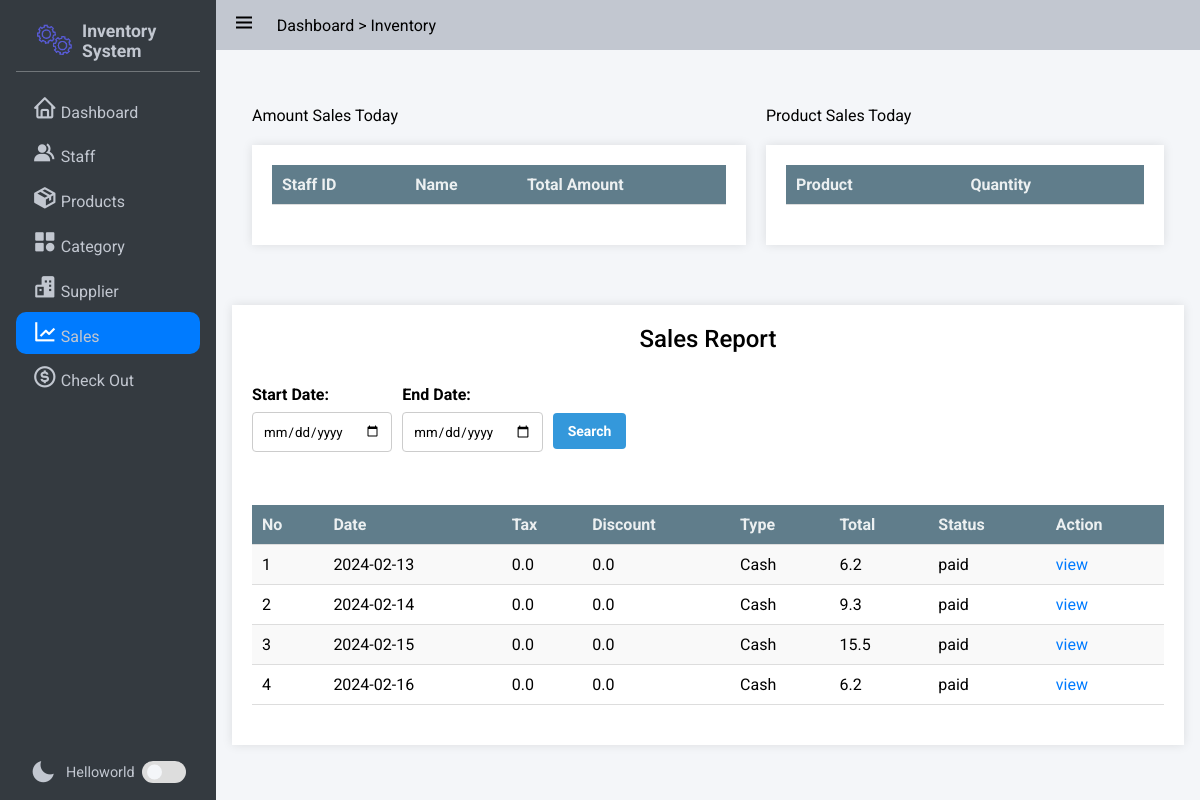
Before: /sales/ with the older database file.
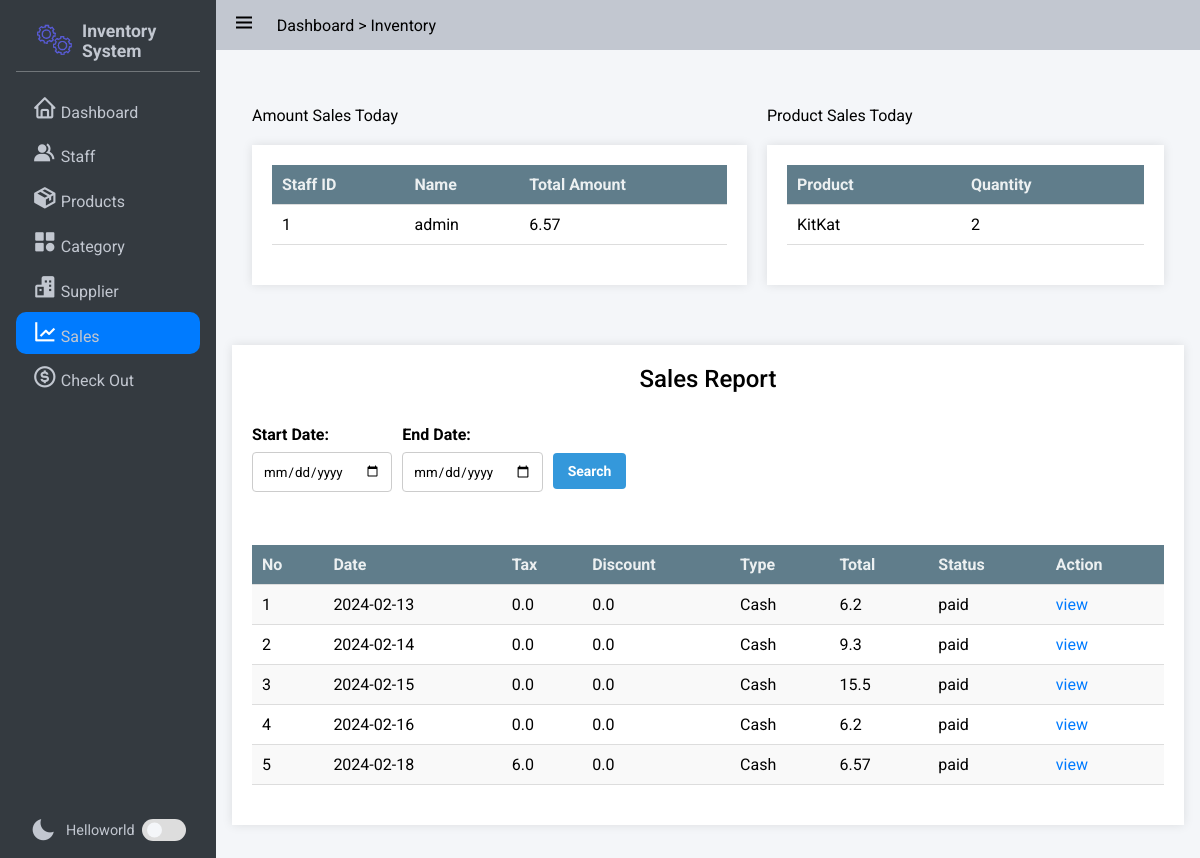
After: the same page with the newer database file.
### app/models/sale.py (models this page shows, shortened)
class Sale(db.Model):
    id = db.Column(db.Integer, primary_key=True)
    Staff_id = db.Column(db.String, db.ForeignKey('staff.id'), nullable=False)
    Date = db.Column(db.Date, nullable=False)
    Tax = db.Column(db.Float, nullable=True)
    Discount = db.Column(db.Float, nullable=True)
    Type_Payment = db.Column(db.String, nullable=True) # EG: Cash, E-Wallet, Other
    No_Refer = db.Column(db.String, nullable=True) # EG: duitnow id
    Total = db.Column(db.Float, nullable=False)
    Status =  db.Column(db.String, nullable=False) # E.g: Paid, Daft
    Sale_items = db.relationship('Sale_Item',backref='sale',lazy=True)  # Improved loading

### app/models/staff.py (models this page shows, shortened)
class Staff(db.Model):
    __tablename__ = "staff"
    id = db.Column(db.Integer, primary_key=True)
    Name = db.Column(db.String, unique=True, nullable=False)
    Email = db.Column(db.String, nullable=False)
    Password = db.Column(db.String, nullable=False)
    Role = db.Column(db.String, nullable=False)

### app/models/product.py (models this page shows, shortened)
class Product(db.Model):
    id = db.Column(db.Integer, nullable=False, primary_key=True)
    BarCode = db.Column(db.BigInteger,nullable=False)
    Name = db.Column(db.String, nullable=False)
    Safety_quantity = db.Column(db.Integer,nullable=False)
    Status = db.Column(db.String, nullable=False) # "NotAvailable","OutOfStock","InStock"
    Inventories = db.relationship('Inventory',backref='product',lazy=True)  # Improved loading
    Categories = db.relationship('Category',secondary=product_category, backref=db.backref('products', lazy=True), lazy='subquery')

### app/sale/sale_routers.py (the view)
@bp.route('/', methods=['GET','POST'])
def sales_index():
    sales, product_totals,staff_totals = get_Info()
    return render_template('sales/index.html',sales = sales,products = product_totals,staff_totals = staff_totals,date = date)

### app/sale/sale_routers.py (called while the page is built)
def get_Info():
    sales = Sale.query.order_by(Sale.Status).all()
    product_query_totals = db.session.query(Product.Name,db.func.sum(Sale_Item.Quantity).label("Quantity")).filter(Sale.Date == date.today(),Sale.id == Sale_Item.Report_id,Sale.Status == "paid",Inventory.Product_id == Product.id,Inventory.id == Sale_Item.Inventory_id).group_by(Product.Name).all()
    staff_query_totals = db.session.query(Sale.Staff_id,Staff.Name,db.func.sum(Sale.Total).label("Total_Amount"))\
                            .filter(Sale.Date == date.today(),Staff.id == Sale.Staff_id)\
                            .group_by(Sale.Staff_id)\
                            .all()
    return sales, product_query_totals, staff_query_totals

### app/templates/sales/index.html (shortened to what this page needs)
{% extends 'base.html' %}
{% block css_style %}
    <link rel="stylesheet" href="{{url_for('static',filename='css/flex.css')}}">
    <link rel="stylesheet" href="{{url_for('static',filename='css/grid.css')}}">
    <link rel="stylesheet" href="{{url_for('static',filename='css/table.css')}}">
    <link rel="stylesheet" href="{{url_for('static',filename='css/form.css')}}">
    <link rel="stylesheet" href="{{url_for('static',filename='css/modal.css')}}">
{% endblock %}
{% block nav_report %}active{% endblock %}
{% block content %}
    <div class="grid-container two-grid">
        <div class="">
            Amount Sales Today
            <div class="table-container maxheight full_width scrollable">
                <table class="scrollable">
                    <thead>
                        <tr>
                            <th>Staff ID</th>
                            <th>Name</th>
                            <th>Total Amount</th>
                        </tr>
                    </thead>
                    <tbody>
                       {% for record in staff_totals %}
                       <tr>
                           <td>{{record.Staff_id}}</td>
                           <td>{{record.Name}}</td>
                           <td>{{record.Total_Amount}}</td>
                        </tr>
                       {% endfor %}
                    </tbody>
                </table>
            </div>
        </div>
        <div class="">
            Product Sales Today
                <div class="table-container maxheight scrollable full_width">
                <table class="">
                    <thead>
                        <tr>
                           <th>Product</th>
                           <th>Quantity</th>
                        </tr>
                    </thead>
                    <tbody>
                        {% for product in products %}
                            <tr>
                                <td>{{product.Name}}</td>
                                <td>{{ product.Quantity }}</td>
                            </tr>
                        {% endfor %}
                    </tbody>
                </table>
            </div>
        </div>
    </div>
    <div class="table-container scrollable">
        <h3>Sales Report</h3>
        <form action="{{url_for('sale.search_sales')}}" method="GET">
            <div class="flex flex-start-center">
                <div class="" style="margin: 0 10px 0 0;">
                     <label for="start_date">Start Date:</label>
                    <input type="date" id="start_date" name="start_date" required>
                </div>
                <div class="">
                    <label for="end_date">End Date:</label>
                    <input type="date" id="end_date" name="end_date" required>
                </div>
                <button type="submit" class="button info" style="margin: 10px 0 0 10px;">Search</button>
            </div>
        </form>
        <br><br>
        <table>
            <tr>
                <th>No</th>
                <th>Date</th>
                <th>Tax</th>
                <th>Discount</th>
                <th>Type</th>
                <th>Total</th>
                <th>Status</th>
                <th>Action</th>
            </tr>
            {% for sale in sales %}
            <tr>
                <td>{{sale.id}}</td>
                <td>{{sale.Date}}</td>
                <td>{{sale.Tax}}</td>
                <td>{{sale.Discount}}</td>
                <td>{{sale.Type_Payment}}</td>
                <td>{{sale.Total}}</td>
                <td>{{sale.Status}}</td>
                {% if sale.Status == "draft" %}
                <td><a href="{{url_for('sale.show_checkout_page')}}">Edit</a></td>
                {% else %}
                <td><a href="{{url_for('sale.get_sale_detail',id = sale.id)}}">view</a></td>
                {% endif %}
            </tr>
            {% endfor %}
        </table>
    </div>
{% endblock %}

Changed rows visible on the page:
now on this page (row edited): Staff: Staff_id "1", Name "admin", Total_Amount "6.57"
now on this page (row edited): Product: Name "KitKat", Quantity "2"
added Sale: id "5", Date "2024-02-18", Tax "6.0", Discount "0.0", Type_Payment "Cash", Total "6.57", Status "paid"
